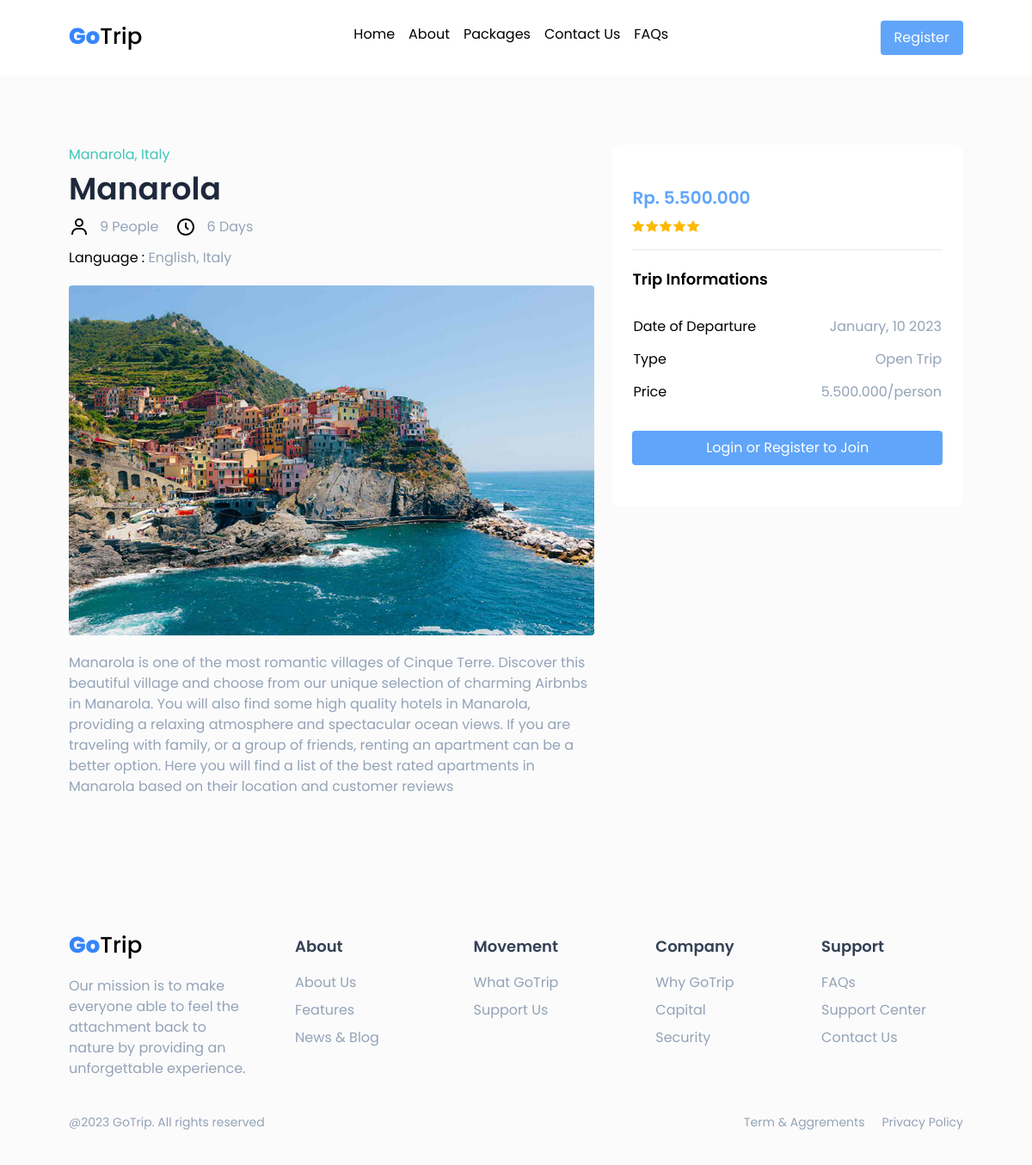
The app's page /article.php?id=5 with its own data.
### tables this page shows
CREATE TABLE `tb_locations` (
  `id` int(11) NOT NULL,
  `link` varchar(50) NOT NULL,
  `title` varchar(100) NOT NULL,
  `location` varchar(50) NOT NULL,
  `price` int(11) NOT NULL,
  `image` varchar(50) NOT NULL,
  `image_article` varchar(50) NOT NULL,
  `language` varchar(50) NOT NULL,
  `text_article` longtext NOT NULL,
  `visitor` int(11) NOT NULL,
  `visit_time` int(11) NOT NULL
);

### function.php (called while the page is built)
<?php
function rupiah($angka)
{
    $hasil_rupiah = number_format($angka, 0, ',', '.');
    return $hasil_rupiah;
}

### article.php (the view, shortened to what this page needs)
<?php include("koneksi.php") ?>
<?php include("header.php") ?>
<?php include('function.php')?>
<section class="p-10 md:p-20 bg-[#FBFBFB] flex gap-5 flex-col md:flex-row">
    <div class="flex flex-col md:flex-row justify-between w-full md:w-3/5" id="artikel-box">
        <?php
            $link = $_GET['id'];
            $query = mysqli_query($koneksi,'SELECT * FROM tb_locations');
            while($data = mysqli_fetch_array($query)){
            if ($data['id']==$link) {
        ?>
        <div>
            <p class="subtitle"><?= $data['location']?></p>
            <h1 class="title mt-2 mb-3"><?= $data['title']?></h1>
            <div class="flex gap-5">
                <div class="flex gap-3">
                    <svg xmlns="http://www.w3.org/2000/svg" width="24" height="24" viewBox="0 0 24 24" style="fill: rgba(0, 0, 0, 1);">
                        <path d="M12 2a5 5 0 1 0 5 5 5 5 0 0 0-5-5zm0 8a3 3 0 1 1 3-3 3 3 0 0 1-3 3zm9 11v-1a7 7 0 0 0-7-7h-4a7 7 0 0 0-7 7v1h2v-1a5 5 0 0 1 5-5h4a5 5 0 0 1 5 5v1z">
                        </path>
                    </svg>
                    <p class="description"><?= $data['visitor'] ?> People</p>
                </div>
                <div class="flex gap-3">
                    <p class="description"><?= $data['visit_time'] ?> Days</p>
                </div>
            </div>
            <p class="mt-3">Language : <span class="description"><?= $data['language'] ?></span></p>
            <img src="images/<?= $data['image_article']?>" alt="" class="mt-5 rounded">
            <p class="description mt-5 text-justify md:text-left">
                <?= $data['text_article'] ?>
            </p>
        </div>
    </div>
    <div class="p-6 w-full md:w-2/5 bg-white rounded-xl h-3/4 py-12" id="order-box">
        <h2 class="text-blue-400 text-xl font-semibold mb-3">Rp. <?= rupiah($data['price']) ?></h2>
        <img src="../dist/images/Frame 15.png" alt="" class="">
        <hr class="my-5">
        <p class="font-semibold mb-4 text-lg">Trip Informations</p>
        <table class="w-full border-separate border-spacing-y-3">
            <tr>
                <td>Date of Departure</td>
                <td class="text-right description">January, 10 2023</td>
            </tr>
            <tr>
                <td>Type</td>
                <td class="text-right description">Open Trip</td>
            </tr>
            <tr>
                <td>Price</td>
                <td class="text-right description"><?php  echo rupiah($data['price'])  ?>/person</td>
            </tr>
        </table>
        <p class="btn w-full text-center mt-5 cursor-pointer">Login or Register to Join</p>
    </div>
    <?php    }}
        ?>
</section>
<?php include("footer.php") ?>

### records on screen
tb_locations: location "Manarola, Italy", title "Manarola", visitor "9", visit_time "6", language "English, Italy", image_article (picture), text_article "Manarola is one of the most romantic villages of Cinque Terre. Discover this beautiful village and choose from our unique selection of charming Airbnbs in Manarola. You will also find some high quality hotels in Manarola, providing a relaxing atmosphere and spectacular ocean views. If you are traveling with family, or a group of friends, renting an apartment can be a better option. Here you will find a list of the best rated apartments in Manarola based on their location and customer reviews", price "5.500.000"
